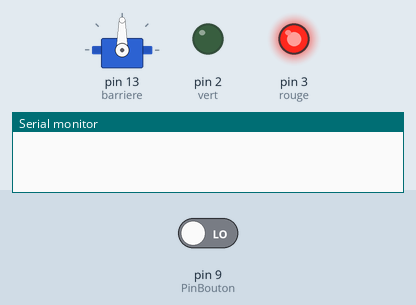
This sketch was run on a simulated Arduino Uno, built with avr-gcc and run on an emulated ATmega328P. Parts: servo, output pins drawn as LEDs (lit = HIGH), the last lines printed to the serial monitor. The inputs (shaded band) are chosen by the test bench; at power-on: pin 9 (PinBouton) LOW.

Above: at 1.2 s.
1.3 s: pin 9 (PinBouton) driven HIGH
At 1.76 s:
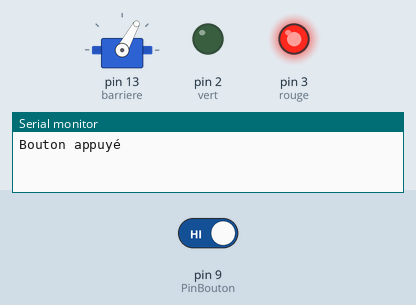
At 3.6 s:
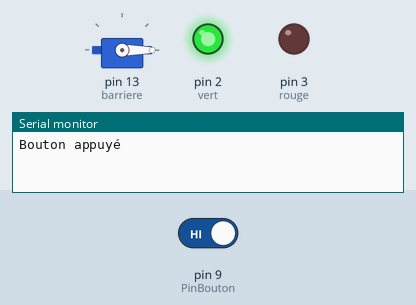
Timing chart, 0 to 9.9 s (numbered marks = the images above; inputs shaded):
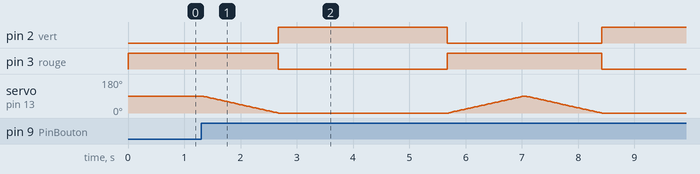

The sketch:

moocfab_s5_passage_a_niveau.ino
```cpp
// (licence header left out)
/*
Le fonctionnement normal est un feu allumé au rouge et une barrière fermée (0°).
Le fonctionnement normal est interrompu par l'appui sur un bouton poussoir.

Si l'appui du bouton est détecté, alors la barrière (actionnée par
le servomoteur) se relève doucement. Lorsque la barrière est à
la verticale (90°), le feu vert s'allume pendant 5 secondes pendant
lesquelles la barrière reste ouverte (90°). Après les 5 secondes,
le feu repasse au rouge, la barrière redescend doucement et
le fonctionnement normal reprend.

Aussi, nous souhaitons recevoir le message "Bouton appuye" dans
le moniteur série lorsque l'appui a été détecté.
*/

#include <Servo.h>  // Librairie ServoMoteur
Servo barriere;     // ServoMoteur

const int vert = 2;      // LED verte
const int rouge = 3;     // LED rouge
const int PinBouton = 9; // Bouton
int EtatBouton = 0;      // Etat du bouton
int pos = 0;             // Position de la barrière = 0°

void setup () {
  Serial.begin(9600); // initialise la communication avec l'ordinateur
  // Barrière
  barriere.attach(13);
  // Feux bicolores
  pinMode (vert, OUTPUT);
  pinMode (rouge, OUTPUT);
  // Bouton
  pinMode (PinBouton, INPUT);
}

void loop () {

  // Feu rouge (état normal)
  digitalWrite (rouge, HIGH);

  EtatBouton = digitalRead (PinBouton); // Lecture de l'état du Bouton

  if (EtatBouton == HIGH) { // Bouton appuyé

    Serial.println("Bouton appuyé");

    // Ouverture de la barrière
    for(pos = 90; pos>=0; pos--) {
      barriere.write(pos);
      delay(15);
    }

    // Feu vert pdt 5 sec
    digitalWrite (rouge, LOW);
    digitalWrite (vert, HIGH);
    delay(3000);

    // Feu rouge
    digitalWrite (vert, LOW);
    digitalWrite (rouge, HIGH);

    // Fermeture de la barrière
    for(pos = 0; pos <= 90; pos++) {
      barriere.write(pos);
      delay(15);
    }

  } // end IF

} // end LOOP
```

Measured:
- after the input at 1.3 s, pin 2 (vert): LOW → HIGH after 1.4 s, → LOW 3.0 s later, → HIGH 2.7 s later; pin 3 (rouge): HIGH → LOW after 1.4 s, → HIGH 3.0 s later, → LOW 2.7 s later
